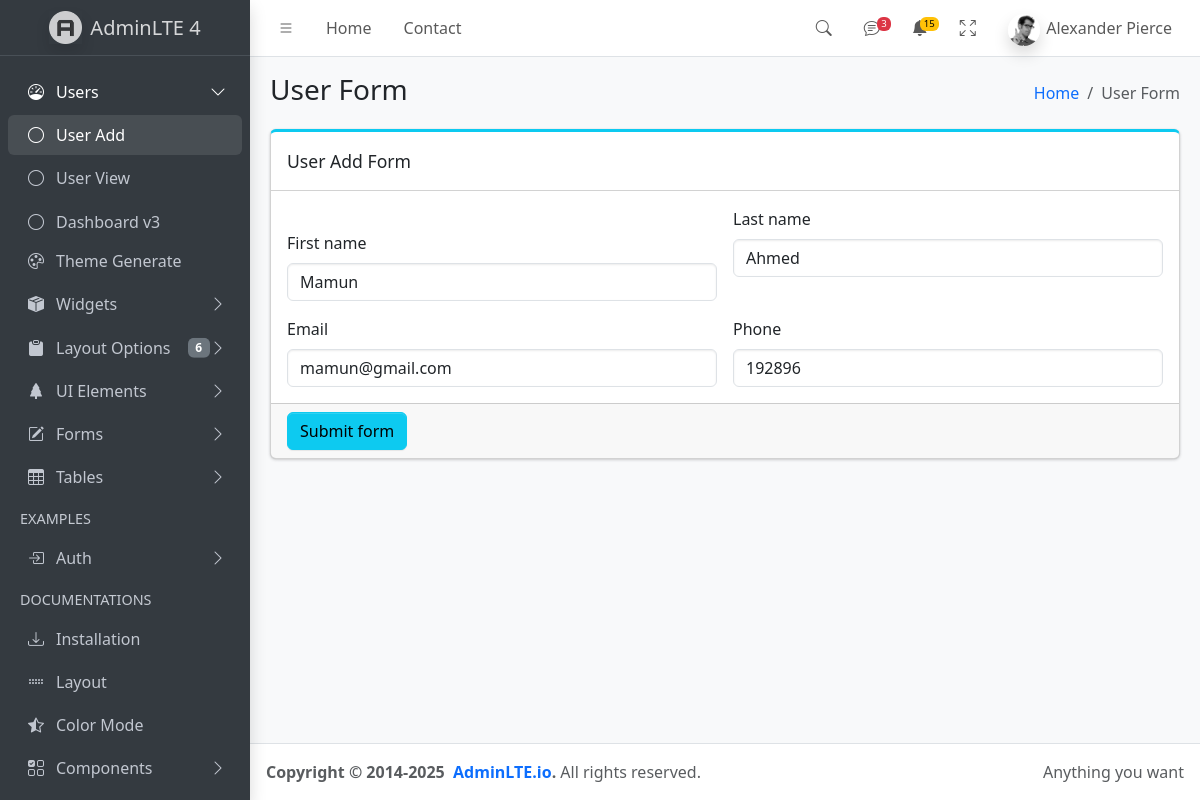
Page /user_update_form.php?up_id=15 on the committed database.
### tables this page shows
CREATE TABLE `users` (
  `id` int(11) NOT NULL,
  `first_name` varchar(200) DEFAULT NULL,
  `last_name` varchar(100) DEFAULT NULL,
  `user_id` int(10) DEFAULT NULL,
  `gender_id` int(10) DEFAULT NULL,
  `fathers_name` varchar(250) DEFAULT NULL,
  `mothers_name` varchar(250) DEFAULT NULL,
  `date_of_birth` date DEFAULT NULL,
  `religion_id` int(10) DEFAULT NULL,
  `joining_date` date DEFAULT NULL,
  `email` varchar(250) DEFAULT NULL,
  `subject_id` int(20) DEFAULT NULL,
  `class_id` int(50) DEFAULT NULL,
  `section_id` int(10) DEFAULT NULL,
  `id_no` int(100) DEFAULT NULL,
  `phone` int(20) DEFAULT NULL,
  `address` varchar(500) DEFAULT NULL,
  `inserted_by` int(20) DEFAULT NULL,
  `insert_date` timestamp NOT NULL DEFAULT current_timestamp() ON UPDATE current_timestamp(),
  `updated_by` int(20) DEFAULT NULL,
  `update_date` date DEFAULT NULL,
  `status_active` int(20) DEFAULT NULL,
  `is_deleted` int(20) DEFAULT NULL
);

### user_update_form.php (the view, shortened to what this page needs)
<?php
    require('config.php');
    $id=$_GET["up_id"];
    $sql="select * from users where id=$id";
    $update=$db_conn->query($sql);
    $data=$update->fetch_assoc();
?>
  <?php require 'header.php'; ?>
  <?php
    require 'header_menu.php';
    require 'side_menu.php';
  ?>
  <main class="app-main">
      <div class="app-content-header">
          <div class="container-fluid">
              <div class="row">
                <div class="col-sm-6">
                  <h3 class="mb-0">User Form</h3>
                </div>
                <div class="col-sm-6">
                    <ol class="breadcrumb float-sm-end">
                        <li class="breadcrumb-item"><a href="#">Home</a></li>
                        <li class="breadcrumb-item active" aria-current="page">User Form</li>
                    </ol>
                </div>
              </div>
          </div>
      </div>
      <div class="app-content">
          <div class="container-fluid">
              <div class="row g-4">
                  <div class="col-md-12">
                      <div class="card card-info card-outline mb-4">
                          <div class="card-header">
                            <div class="card-title">User Add Form</div>
                          </div>
                          <form class="needs-validation" novalidate action="user_update_controller.php" method="post">
                              <div class="card-body">
                                  <div class="row g-3">
                                      <div class="col-md-6">
                                        <label for="validationCustom01" class="form-label">First name</label>
                                          <input
                                            type="text"
                                            name="first_name"
                                            class="form-control"
                                            id="validationCustom01"
                                            value="<?php echo $data["first_name"]; ?>"
                                            required
                                          />
                                      </div>
                                      <div class="col-md-6">
                                        <label for="validationCustom02" class="form-label">Last name</label>
                                        <input
                                          type="text"
                                          name="last_name"
                                          class="form-control"
                                          id="validationCustom02"
                                          value="<?php echo $data["last_name"]; ?>"
                                          required
                                        />
                                      </div>
                                      <div class="col-md-6">
                                        <label for="validationCustom02" class="form-label">Email</label>
                                        <input
                                          type="email"
                                          name="email"
                                          class="form-control"
                                          id="validationCustom02"
                                          value="<?php echo $data["email"]; ?>"
                                          required
                                        />
                                      </div>
                                      <div class="col-md-6">
                                        <label for="validationCustom02" class="form-label">Phone</label>
                                        <input
                                          type="number"
                                          name="phone"
                                          class="form-control"
                                          id="validationCustom02"
                                          value="<?php echo $data["phone"]; ?>"
                                          required
                                        />
                                      </div>
                                  </div>
                              </div>
                              <div class="card-footer">
                                <button class="btn btn-info" type="submit">Submit form</button>
                              </div>
                          </form>
                      </div>
                  </div>
              </div>
          </div>
      </div>
  </main>
  <?php require 'footer.php'; ?>

### rows in the picture
users: first_name "Mamun", last_name "Ahmed", email "mamun@gmail.com", phone "192896"
